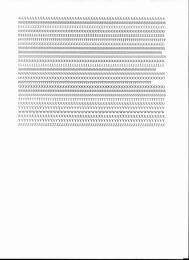
%> input picture learning/Obraz-0001.png, 189 x 260 px, shrunk from 2550 x 3508 before the run, given in place of all.png, which was not available
$ octave DemoFind.m   (GNU Octave 9; MATLAB toolbox functions it lacks are replaced by stand-ins)
%> lines starting %> are read from the running program, lines starting %| are printed output that depends on the picture; in (x1, y1, x2, y2) boxes, pixels count from 0 and x2, y2 are one past the last pixel; in counts of white or black regions, pixels touching at a corner belong together; the program's own positions count from 1; pictures that were not available may be replaced by others from this repository, and a replacement may not be noted
%> further down, im is the input picture: size 260x189x3 uint8; mean R, G, B 239.9, 239.8, 239.9
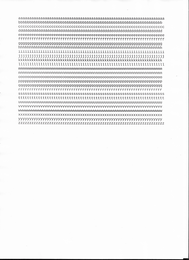
%> input picture learning/Obraz-0003.png, 189 x 260 px, shrunk from 2550 x 3508 before the run
%> further down, im is the input picture: size 260x189x3 uint8; mean R, G, B 240.1, 240, 240.1
### FindLetterImages.m
function letters = FindLetterImages(im)

    % wstępna obróbka obrazu
    im = double(im);
%> im: size 260x189x3 double
    im = 1 - (im-min(im, [], 'all')) / (max(im, [], 'all') - min(im, [], 'all'));
    im = rgb2gray(im);
%> im: size 260x189 double
    im = imfilter(im, [-1, -1, -1; -1, 9, -1; -1, -1, -1]/3);
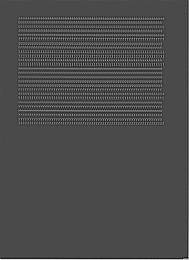
%> im: size 260x189 double; min -1, max 2.43, mean 0.0245; drawn with min black and max white
    im(im<0)=0;
    im(im>1)=1;
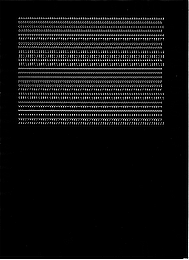
%> im: size 260x189 double; min 0, max 1, mean 0.0642
    originalIm = im;

    % binaryzacja
    binary = imbinarize(im, 'adaptive', 'Sensitivity', 0.5);
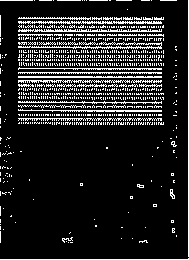
%> binary: size 260x189 logical; 13.8% white in thin lines or dots
    im = imbinarize(im .* binary, 0.1);
%> im: size 260x189 logical; 12.6% white in thin lines or dots
    im = bwmorph(im, 'clean');
%> im: size 260x189 logical; 12.5% white in thin lines or dots
    clear binary

    % usuwanie marginesów
    mask = ones(size(im));
    mask(1, :) = 0;
%> mask: size 260x189 double; values 0 (black) and 1 (white), 99.6% white; black in thin lines or dots, all inside (x1, y1, x2, y2) = (0, 0, 189, 1)
    mask(end, :) = 0;
    mask(:, 1) = 0;
    mask(:, end) = 0;
%> mask: size 260x189 double; values 0 (black) and 1 (white), 98.2% white; black in thin lines or dots
    im = im & imerode(mask, ones(15));
%> im: size 260x189 logical; 11.6% white in thin lines or dots, all inside (x1, y1, x2, y2) = (18, 17, 164, 125)
    clear mask;

    % wykrywanie linii
    mask = zeros(15);
    for i=1:15
        mask(7, i) = 1;
    end
    lineMask = imdilate(im, mask);
%> lineMask: size 260x189 logical; 22.2% white; 24 white regions, largest, box (x1, y1, x2, y2) and area: (11, 41, 169, 48) 894, (11, 53, 171, 60) 856, (12, 61, 171, 65) 505
    lineMask = imdilate(lineMask, ones(3));
%> lineMask: size 260x189 logical; 35.7% white; 1 white region, box (x1, y1, x2, y2) and area: (10, 15, 172, 125) 17559
    %lineMask = imclose(lineMask, ones(5));
    lineMask = imdilate(lineMask, mask);
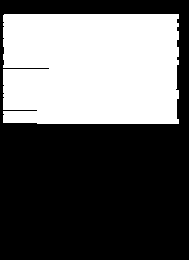
%> lineMask: size 260x189 logical; 38.9% white; 1 white region, box (x1, y1, x2, y2) and area: (3, 14, 179, 124) 19099
    lineMask = imclose(lineMask, mask);
    l = bwlabel(lineMask')';
    count = max(l, [], 'all');
%> count = 1
    lineCount = 1;
    linesTemp = cell([count, 1]);
%> linesTemp = {[]}
    area = sum(lineMask, 'all');
%> area = 19099

    for i=1:count
        if sum(l==i, 'all') > area/256
            linesTemp{lineCount} = (l==i) & im;
            lineCount = lineCount + 1;
        end
    end
%> this loop made 1 pass
%> lineCount on pass 1: 2
%> after the loop, linesTemp = 1 item
    lineCount = lineCount-1;
%> lineCount = 1
    lines = cell([lineCount, 1]);
%> lines = {[]}
    originalLines = cell([lineCount, 1]);
%> originalLines = {[]}
    for i=1:lineCount
        cropped = CropImages(linesTemp{i}, originalIm, 10);
        s = size(cropped{1});
        destHeight = 300;
        s(2) = floor(s(2)/s(1)*destHeight);
        s(1) = destHeight;
        lines{i} = imresize(cropped{1}, s);
        originalLines{i} = imresize(cropped{2}, s);
    end
%> this loop made 1 pass
%> destHeight on pass 1: 300
%> after the loop, lines = 1 item; originalLines = 1 item; s = [300 392]
    clear linesTemp linesMask;

    letters = cell([lineCount, 1]);
%> letters = {[]}

    mask = mask';

    % wykrywanie znaków
    for i=1:lineCount
        %disp(string(i) + '/' + string(lineCount)); %%%%%%%%%%%%%%%%%%%%%%
        letterMask = originalLines{i} .* lines{i};
        wordMask = bwlabel(imdilate(letterMask, [mask', mask', mask', mask', mask']));
        wordIndex = 2;

         lineSize = size(letterMask);
         for k=1:lineSize(2)
            if sum(letterMask(:, k)) <= 0.8
                letterMask(:, k) = 0;
            end
         end

         letterMask = imbinarize(letterMask, 'adaptive');
         letterMask = imclose(letterMask, ones(2));

         lineSize = size(letterMask);
         for k=1:lineSize(2)
            if sum(letterMask(:, k)) <= 1
                letterMask(:, k) = 0;
            end
         end

        % imwrite(lines{i}, 'testspace/' + string(i) + '.png'); %%%%%%%%%%%%%
        % imwrite(letterMask, 'testspace/mask' + string(i) + '.png'); %%%%%%%%%%%%%

        area = sum(lines{i}, 'all');
        l = bwlabel(letterMask);
        count = max(l, [], 'all');
        letterCount = 1;

        tempLettersInLine = cell([letterCount, 1]);
        for j=1:count
            if sum(l==j, 'all') > area/200
                cropped = CropImages(imdilate(imdilate(l==j, ones(5)), mask) & lines{i}, originalLines{i}, 5);
                currentWordIndex = round(mean(wordMask(l==j), 'all'));
                if currentWordIndex ~= wordIndex
                    wordIndex = currentWordIndex;
                     tempLettersInLine{letterCount} = zeros([32, 16]);
                     letterCount = letterCount + 1;
                end
                tempLettersInLine{letterCount} = imresize(cropped{2}, [32, 16]);
                tempLettersInLine{letterCount} = tempLettersInLine{letterCount} / max(tempLettersInLine{letterCount}, [], 'all');
                letterCount = letterCount + 1;
            end
        end
        letterCount = letterCount -1;
        lettersInLine = cell([letterCount, 1]);
       % disp('Found: ' + string(letterCount)) %%%%%%%%%%%%%%%%%
        for j=1:letterCount
            lettersInLine{j} = tempLettersInLine{j};
           % imwrite(lettersInLine{j}, 'testspace/letters/' + string(i) + "x" + string(j) + '.png'); %%%%%%%%%%%%%
        end
        clear tempLettersInLine;
        letters{i} = lettersInLine;
    end
%> this loop made 1 pass
%> (area, count, letterCount) on pass 1: (31570, 691, 41)
%> pass 1, in FindLetterImages, `wordMask = bwlabel(imdilate(letterMask, [mask', mask', mask', mask', m..`:
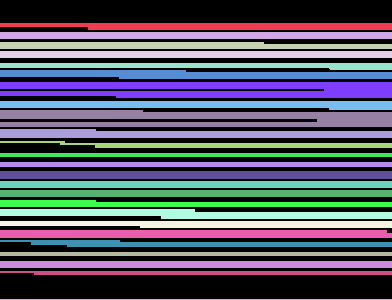
%> wordMask: size 300x392 double; 26 distinct labels, from 0 to 25; one colour per label, 0 black
%> pass 1, in FindLetterImages, `letterMask = imclose(letterMask, ones(2));`:
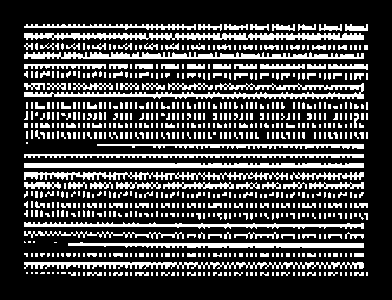
%> letterMask: size 300x392 logical; 25.4% white; 691 white regions (492 under 20 px), largest, box (x1, y1, x2, y2) and area: (24, 83, 364, 99) 1932, (24, 33, 364, 40) 1732, (24, 52, 364, 59) 1606
%> after the loop, currentWordIndex = 5; letters = 1 item

end

### CropImages.m
function cropped = CropImages(im, second, bounds)

    s = size(im);

    for left = 1:s(1)
        if sum(im(left, :), 'all') ~= 0
            break;
        end
    end

    for right = s(1):-1:1
        if sum(im(right, :), 'all') ~= 0
            break;
        end
    end

    for top = 1:s(2)
        if sum(im(:, top), 'all') ~= 0
            break;
        end
    end

    for bottom = s(2):-1:1
        if sum(im(:, bottom), 'all') ~= 0
            break;
        end
    end

    cropped{1} = imcrop(im, [top-bounds, left-bounds, bottom-top+2*bounds, right-left+2*bounds]);
    cropped{2} = imcrop(second, [top-bounds, left-bounds, bottom-top+2*bounds, right-left+2*bounds]);

end

### DemoFind.m
clear; close all; clc;
im = imread("learning/all.png");
im = imread("learning/Obraz-0003.png");
%im = imresize(im, [5000, 5050]);
letters = FindLetterImages(im);
%> letters = 1 item


% !python3 letter_classification/app.py letter_classification/custom-dataset-model.h5 &
%client(letters)
